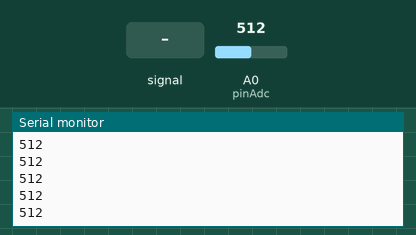
Simulated run of this sketch. Board: Arduino Uno, built with avr-gcc and run on an emulated ATmega328P. Parts: the last lines printed to the serial monitor. The inputs (shaded band) are chosen by the test bench; at power-on: A0 (pinAdc) = 512.

Above: at 1.2 s.
1.3 s: A0 (pinAdc) fed a 200 Hz sine of ±81 counts around its level
At 1.9 s:
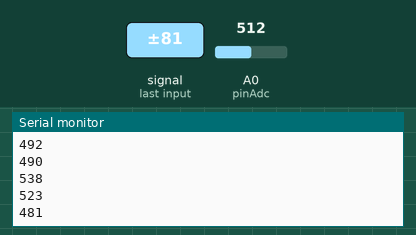
2.8 s: A0 (pinAdc) set to 716
At 3.7 s:
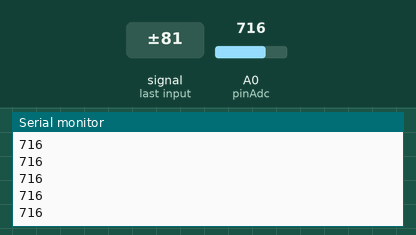
4.3 s: A0 (pinAdc) set to 900
At 5.1 s:
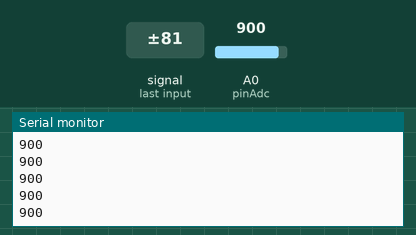
Timing chart, 0 to 7.3 s (numbered marks = the images above; inputs shaded):
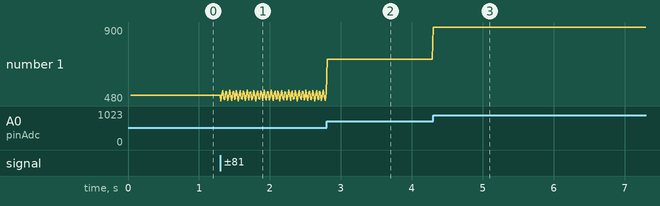

The sketch:

light_sensor.ino
```cpp
// test code for Grove - Sound Sensor
// Prof. DMC 9/13/21

const int pinAdc = A0;

void setup()
{
    Serial.begin(9600);
    Serial.println("Grove - Light Sensor Test v1.2...");
}

void loop()
{
    //Create variable to store value, larger than int
    long sum = 0;
    //Add 32 samples of this reading together
    for(int i=0; i<32; i++)
    {
        sum += analogRead(pinAdc);
    }
    //divide by 32 (2^5=32)
    sum >>= 5;

    Serial.println(sum);
    delay(10);
}
```

Measured:
- after the input at 1.3 s, the serial monitor: prints a new line at once (image 1)
- after the input at 2.8 s, the serial monitor: prints a new line at once (image 2)
- after the input at 4.3 s, the serial monitor: prints a new line at once (image 3)
- plotted number 1: 512 → 528 after the input at 1.3 s, 528 → 716 after the input at 2.8 s, 716 → 900 after the input at 4.3 s
